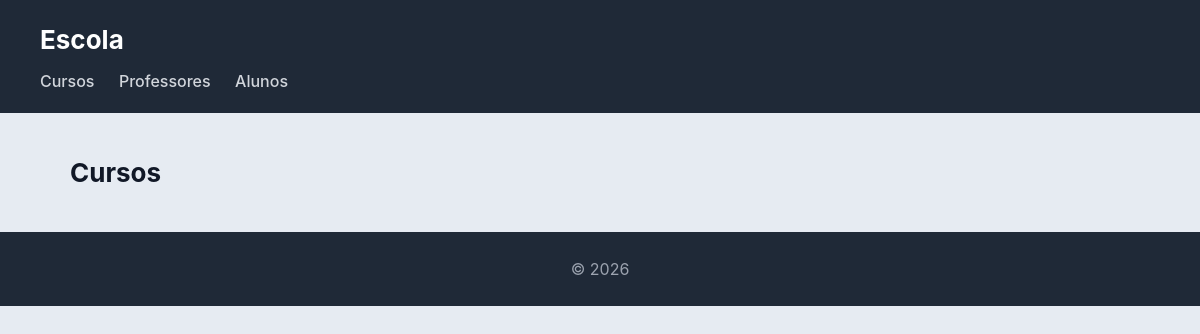
Before: /escola/cursos/ with the older database file.
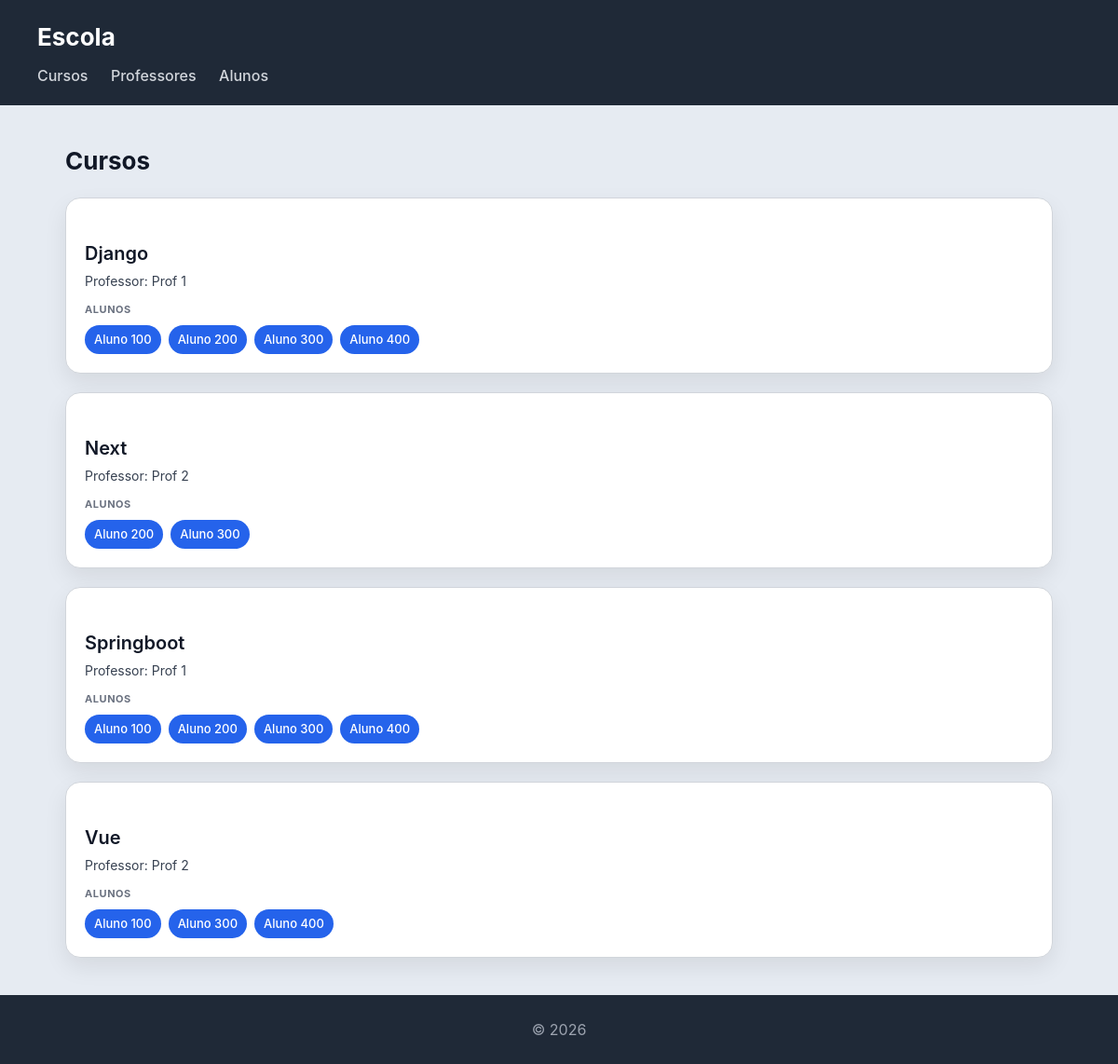
After: the same page with the newer database file.
### ficha7_escola/models.py (models this page shows, shortened)
class Curso(models.Model):
    nome = models.CharField(max_length=50)
    imagem = models.ImageField(upload_to='ficha7_escola/fotos', null=True, blank=True)
    professor = models.ForeignKey(Professor,on_delete=models.CASCADE,related_name="cursos")
    alunos = models.ManyToManyField(Aluno,related_name="cursos")

class Professor(models.Model):
    nome = models.CharField(max_length=50)
    email = models.CharField(max_length=255)

class Aluno(models.Model):
    num = models.IntegerField()
    nome = models.CharField(max_length=50)

### ficha7_escola/views.py (the view)
# urls.py: path('cursos/', views.cursos_view, name="cursos"),
def cursos_view(request):
    cursos = Curso.objects.select_related('professor').prefetch_related('alunos').all()
    return render(request, 'escola/cursos.html', {'cursos': cursos})

### ficha7_escola/templates/escola/cursos.html (shortened to what this page needs)
{% extends "escola/base.html" %}
{% block content %}
<h2>Cursos</h2>
<section>
    {% for curso in cursos %}
    <article>
        <header>
            <h3>{{ curso.nome }}</h3>
            <p>Professor: {{ curso.professor.nome }}</p>
        </header>
        <section>
            <h4>Alunos</h4>
            <ul>
                {% for aluno in curso.alunos.all %}
                    <li>{{ aluno.nome }}</li>
                {% empty %}
                    <li>Sem alunos inscritos</li>
                {% endfor %}
            </ul>
        </section>
    </article>
    {% endfor %}
</section>
{% endblock %}

### ficha7_escola/templates/escola/base.html (shortened to what this page needs)
<!DOCTYPE html>
<html lang="pt">
<head>
    {% load static %}
    <link rel="stylesheet" href="{% static 'escola/styles.css' %}">
</head>
<body>
    <header>
        <h1>Escola</h1>
        <nav>
            <a href="{% url 'cursos' %}">Cursos</a>
            <a href="{% url 'professores' %}">Professores</a>
            <a href="{% url 'alunos' %}">Alunos</a>
        </nav>
    </header>
    <main>
        {% block content %}{% endblock %}
    </main>
    <footer>
        <p>&copy; 2026</p>
    </footer>
</body>
</html>

### ficha7_escola/static/escola/styles.css (style rules this page uses)
* { box-sizing: border-box; margin: 0; padding: 0; }
body { font-family: "Inter", "Segoe UI", system-ui, -apple-system, sans-serif; background: #e6ebf2; color: #111827; line-height: 1.5; }
body > header { background: #1f2937; color: white; padding: 20px 40px; }
body > header h1 { font-size: 26px; }
body > header nav { margin-top: 10px; }
body > header nav a { color: #d1d5db; margin-right: 20px; text-decoration: none; font-weight: 500; }
main { max-width: 1100px; margin: 40px auto; padding: 0 20px; }
h2 { margin-bottom: 20px; font-size: 26px; }
section > article { background: white; padding: 20px; border-radius: 16px; border: 1px solid #d1d5db; box-shadow: 0 10px 25px rgba(0,0,0,0.08); transition: all 0.25s ease; margin-bottom: 20px; }
article > header { margin-bottom: 12px; }
article > header > h3 { font-size: 20px; font-weight: 600; margin-bottom: 4px; }
article > header > p { font-size: 14px; color: #374151; }
article > section { margin-top: 10px; }
article > section > h4 { font-size: 11px; text-transform: uppercase; color: #6b7280; margin-bottom: 8px; letter-spacing: 0.05em; }
article > section > ul { list-style: none; display: flex; flex-wrap: wrap; gap: 8px; }
article > section > ul > li { background: #2563eb; color: white; padding: 6px 10px; border-radius: 999px; font-size: 13px; font-weight: 500; }
footer { text-align: center; padding: 25px; background: #1f2937; color: #9ca3af; margin-top: 40px; }

Changed rows visible on the page:
added Curso: nome "Django", professor.nome "Prof 1"
added Aluno: nome "Aluno 100"
added Aluno: nome "Aluno 200"
added Aluno: nome "Aluno 300"
added Aluno: nome "Aluno 400"
added Curso: nome "Next", professor.nome "Prof 2"
added Curso: nome "Springboot", professor.nome "Prof 1"
added Curso: nome "Vue", professor.nome "Prof 2"
